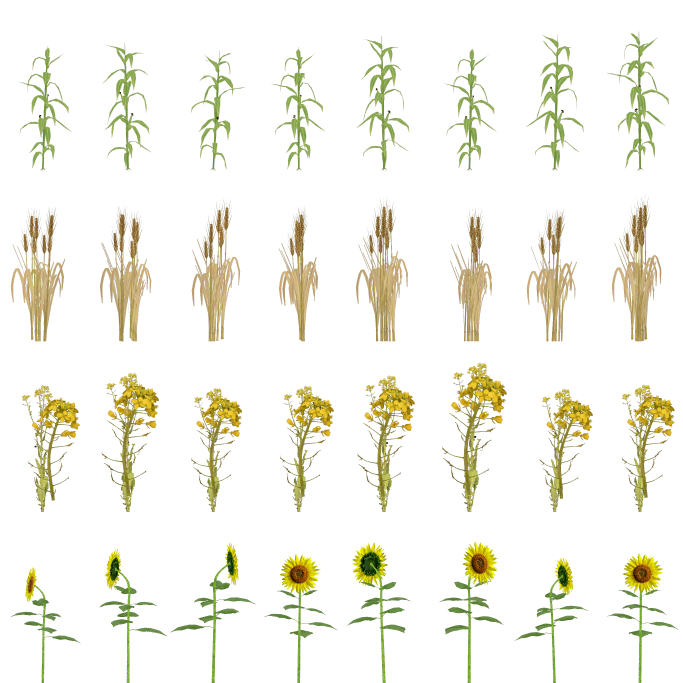
#> input picture assets/veg/plants_albedo.png, 2048 x 2048 px, found by its file name (shown at 1/3 size)
$ python build_touffes.py
#> lines starting #> are read from the running program, lines starting #| are printed output that depends on the picture
"""Touffes des champs façon GTA San Andreas (issue #61) -> ../godot/assets/veg/touffes_albedo.png (2048 × 2048).
Au lieu d'un sprite par plant, un plan montre une bande de champ : plusieurs plants de l'atlas des plants
(plants_albedo.png de tools/bake_cultures.gd, cases de 256 × 512 px : largeur = hauteur / 2) collés sur trois
profondeurs (les plus lointains plus sombres et un peu plus bas). Cases de 512 × 512 px : 4 cultures (lignes) ×
4 variantes (colonnes) ; une case = LARGEUR m de large sur la hauteur de case de la culture (crops.gd HCASE).
Céréales (v6.72, #117, choix « C ») : ce feuillage, assombri, passe derrière un rang dense d'épis d'orge scannée
(data/orge/touffe_ble_<v>.png de blender_orge.py, s'ils existent).
Lue par crops.gd / crops_plants.gdshader.   python3 build_touffes.py"""
import os
import random
from PIL import Image, ImageEnhance

SRC = "../godot/assets/veg/plants_albedo.png"
OUT = "../godot/assets/veg/touffes_albedo.png"
HCASE = [3.0, 1.2, 1.4, 2.4]          # crops.gd
STEP = [0.22, 0.30, 0.38, 0.34]       # crops.gd : pieds sur le rang (m)
DENS = [1.0, 2.2, 1.9, 1.0]           # plants par case en plus (céréales et colza : touffes serrées, sans trou)
LARGEUR = 2.4                         # largeur d'une touffe (m) ; crops.gd LARGEUR
C = 512

src = Image.open(SRC).convert("RGBA")
#> src is the input picture: PIL image 2048x2048 RGBA; mean R, G, B, A 18.2, 17.5, 7.6, 28.5
atlas = Image.new("RGBA", (4 * C, 4 * C), (0, 0, 0, 0))
#> atlas: PIL image 2048x2048 RGBA; every value is 0
for t in range(4):
    kx = HCASE[t] / LARGEUR                       # px/m horizontal de la case / px/m de la source
    pw = max(8, round(256 * kx))
    for v in range(4):
        rng = random.Random(61 * 10 + t * 4 + v)
        case = Image.new("RGBA", (C, C), (0, 0, 0, 0))
#> case: PIL image 512x512 RGBA; every value is 0
        # trois profondeurs, de la plus lointaine à la plus proche
        for couche, (lum, bas) in enumerate([(0.72, 10), (0.86, 5), (1.0, 0)]):
            n = round(LARGEUR / STEP[t] * (0.55 if couche < 2 else 0.7) * DENS[t])
            for i in range(n):
                k = rng.randrange(8)
                pl = src.crop((k * 256, t * 512, k * 256 + 256, t * 512 + 512))
                if rng.random() < 0.5:
                    pl = pl.transpose(Image.FLIP_LEFT_RIGHT)
                s = rng.uniform(0.88, 1.05) * (0.94 if couche == 0 else 1.0)
                w, h = max(4, round(pw * s)), round(512 * s)
                pl = pl.resize((w, h), Image.LANCZOS)
                r, g, b, a = pl.split()
                rgb = ImageEnhance.Brightness(Image.merge("RGB", (r, g, b))).enhance(lum * rng.uniform(0.93, 1.05))
                pl = Image.merge("RGBA", (*rgb.split(), a))
                x = round((i + rng.uniform(0.0, 1.0)) / n * C - w / 2)
                case.alpha_composite(pl, (max(-w // 2, min(C - w // 2, x)), C - h - bas))
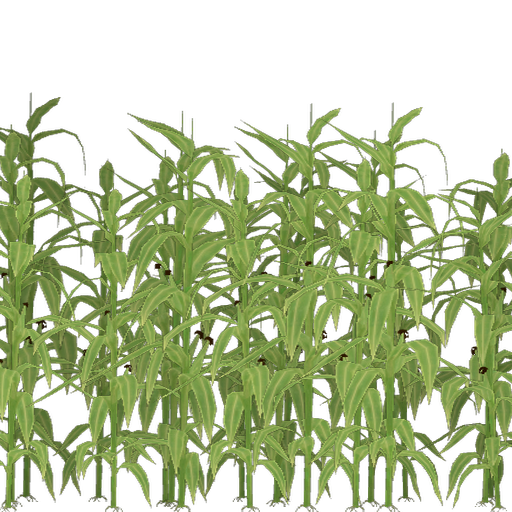
#> case: PIL image 512x512 RGBA; mean R, G, B, A 66.3, 79.4, 38.8, 126.6; transparent parts drawn white
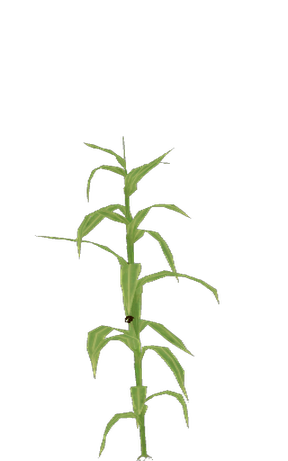
#> pl: PIL image 288x461 RGBA; mean R, G, B, A 10, 11.9, 5.9, 15.3; transparent parts drawn white
        orge = "data/orge/touffe_ble_%d.png" % v
        if t == 1 and os.path.exists(orge):
            r, g, b, a = case.split()
            case = Image.merge("RGBA", (*[c.point(lambda x: int(x * 0.9)) for c in (r, g, b)], a))
            case.alpha_composite(Image.open(orge).convert("RGBA").resize((C, C), Image.LANCZOS))
        # bords gauche et droit adoucis : les touffes voisines se chevauchent sans couture nette
        a = case.getchannel("A").load()
        for y in range(C):
            for x in list(range(24)) + list(range(C - 24, C)):
                e = min(x, C - 1 - x) / 24.0
                a[x, y] = int(a[x, y] * (0.4 + 0.6 * e)) if a[x, y] else 0
        atlas.paste(case, (v * C, t * C))
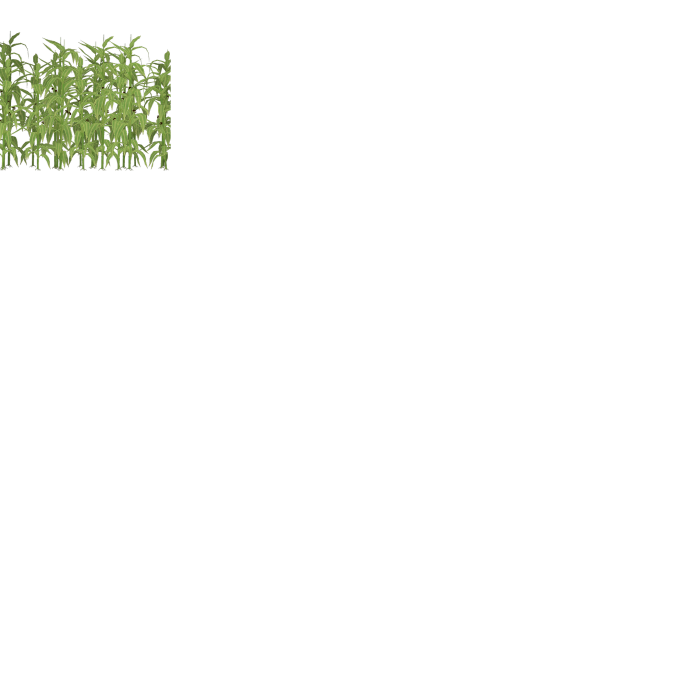
#> atlas: PIL image 2048x2048 RGBA (shown at 1/3 size); mean R, G, B, A 4.1, 5, 2.4, 7.9; transparent parts drawn white
atlas.save(OUT)
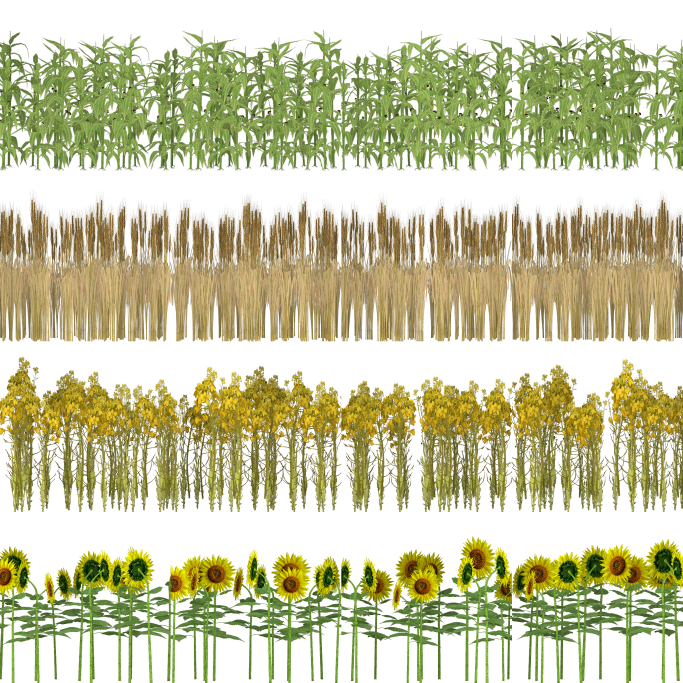
#> saved as touffes_albedo.png: PIL image 2048x2048 RGBA (shown at 1/3 size); mean R, G, B, A 75, 74.5, 33.1, 121.9; transparent parts drawn white
print(OUT)
